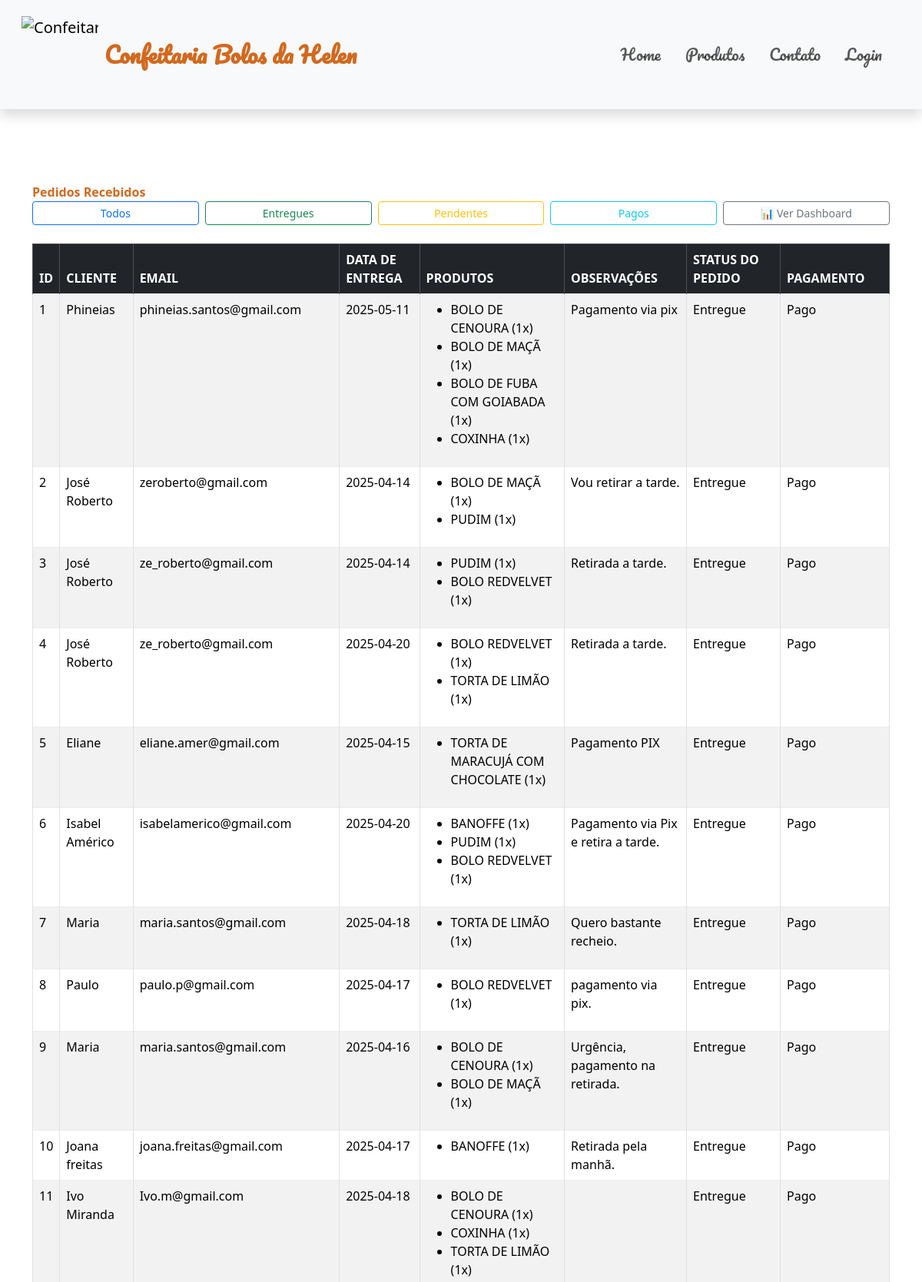
Screenshot of /admin/pedidos (upper part) with the database file from the repository.
### tables this page shows
CREATE TABLE pedidos (
    id INTEGER PRIMARY KEY AUTOINCREMENT,
    nome TEXT,
    email TEXT,
    data_entrega TEXT,
    observacoes TEXT
, status TEXT DEFAULT 'Novo', pagamento TEXT DEFAULT 'Pendente');

CREATE TABLE itens_pedido (
    id INTEGER PRIMARY KEY AUTOINCREMENT,
    pedido_id INTEGER,
    produto TEXT,
    quantidade INTEGER,
    FOREIGN KEY (pedido_id) REFERENCES pedidos(id)
);

### app.py (the view)
@app.route('/admin/pedidos')
def admin_pedidos():
    filtro = request.args.get('filtro')  # Captura filtro da URL
    conn = get_db_connection()
    query = 'SELECT * FROM pedidos'
    params = ()
    if filtro == 'entregues':
        query += ' WHERE status = ?'
        params = ('Entregue',)
    elif filtro == 'pendentes':
        query += ' WHERE pagamento = ?'
        params = ('Pendente',)
    elif filtro == 'pagos':
        query += ' WHERE pagamento = ?'
        params = ('Pago',)
    pedidos = conn.execute(query, params).fetchall()
    lista_pedidos = []
    for pedido in pedidos:
        itens = conn.execute('SELECT produto, quantidade FROM itens_pedido WHERE pedido_id = ?', (pedido['id'],)).fetchall()
        pedido_completo = {
            'id': pedido['id'],
            'nome': pedido['nome'],
            'email': pedido['email'],
            'data_entrega': pedido['data_entrega'],
            'observacoes': pedido['observacoes'],
            'status': pedido['status'],
            'pagamento': pedido['pagamento'],
            'itens': itens  # <-- Lista de produtos
        }
        lista_pedidos.append(pedido_completo)
    conn.close()
    return render_template('admin.html', pedidos=lista_pedidos)

### app.py (called while the page is built)
def get_db_connection():
    conn = sqlite3.connect('banco.db')
    conn.row_factory = sqlite3.Row
    return conn

### templates/admin.html (shortened to what this page needs)
{% extends 'base.html' %}
{% block content %}
<div class="container mt-5">
    <span class="fw-bold" style="color:#d2691e;">Pedidos Recebidos</span>
    <div class="mb-4 d-flex gap-2">
        <a href="{{ url_for('admin_pedidos') }}" class="btn btn-outline-primary btn-sm w-100">Todos</a>
        <a href="{{ url_for('admin_pedidos') }}?filtro=entregues" class="btn btn-outline-success btn-sm w-100">Entregues</a>
        <a href="{{ url_for('admin_pedidos') }}?filtro=pendentes" class="btn btn-outline-warning btn-sm w-100">Pendentes</a>
        <a href="{{ url_for('admin_pedidos') }}?filtro=pagos" class="btn btn-outline-info btn-sm w-100">Pagos</a>
        <a href="{{ url_for('dashboard') }}" class="btn btn-outline-secondary btn-sm w-100">
            📊 Ver Dashboard
        </a>
    </div>
    <table class="table table-bordered table-striped mt-4" style="background-color: #d2691e;" >
        <thead class="table-dark">
            <tr>
                <th>ID</th>
                <th>Cliente</th>
                <th>Email</th>
                <th>Data de Entrega</th>
                <th>Produtos</th>
                <th>Observações</th>
                <th>Status do Pedido</th>
                <th>Pagamento</th>
            </tr>
        </thead>
        <tbody>
            {% for pedido in pedidos %}
            <tr>
                <td>{{ pedido.id }}</td>
                <td>{{ pedido.nome }}</td>
                <td>{{ pedido.email }}</td>
                <td>{{ pedido.data_entrega }}</td>
                <td>
                    <ul>
                        {% for item in pedido.itens %}
                        <li>{{ item['produto'] }} ({{ item['quantidade'] }}x)</li>
                        {% endfor %}
                    </ul>
                </td>
                <td>{{ pedido.observacoes }}</td>
                <td>
                    {{ pedido.status }}
                </td>
                <td>
                    {{ pedido.pagamento }}
                </td>
            </tr>
            {% endfor %}
        </tbody>
    </table>
</div>
{% endblock %}

### templates/base.html (shortened to what this page needs)
<!DOCTYPE html>
<html lang="pt-BR">
<head>
    <link rel="stylesheet" href="{{ url_for('static', filename='/css/style.css') }}"/>
    <link href="https://unpkg.com/boxicons@2.1.4/css/boxicons.min.css" rel="stylesheet"/>
    <link href="https://cdn.jsdelivr.net/npm/bootstrap@5.3.2/dist/css/bootstrap.min.css" rel="stylesheet">
    <link href="https://cdn.jsdelivr.net/npm/bootstrap-icons@1.10.5/font/bootstrap-icons.css" rel="stylesheet">
</head>
<body class="d-flex flex-column min-vh-100">
<header class="navbar navbar-expand-lg bg-light shadow p-3">
    <div class="container-fluid">
      <a class="navbar-brand d-flex align-items-center" href="/carrinho">
        <img src="{{ url_for('static', filename='img/logo1.png') }}" alt="Confeitaria Bolos da Helen" title="Ir para a página inicial" width="100" height="100" class="d-inline-block align-text-top me-2 img-fluid">
        <span class="fw-bold">Confeitaria Bolos da Helen</span>
      </a>
      <div class="collapse navbar-collapse" id="navbarMenu">
        <ul class="navbar-nav ms-auto mb-2 mb-lg-0">
          <li class="nav-item">
            <a class="nav-link" href="/">Home</a>
          </li>
          <li class="nav-item">
            <a class="nav-link" href="/carrinho">Produtos</a>
          </li>
          <li class="nav-item">
            <a class="nav-link" href="/contato">Contato</a>
          </li>
          <li class="nav-item">
            <a class="nav-link" href="/admin">Login</a>
          </li>
        </ul>
    </div>
  </div>
</header>
<main class="container-fluid flex-grow-1 my-5">
    {% block content %}
    {% endblock %}
</main>
</body>
</html>

### static/css/style.css (style rules this page uses)
* { box-sizing: border-box; margin: 0; padding: 0; outline: 0; }
body { background: #f6f6f6; font-family: "Lato", "Lucida Sans", "Lucida Sans Regular", "Lucida Grande", "Lucida Sans Unicode", Geneva, Verdana, sans-serif; }
body > header { color: white; background-color: rgba(39, 43, 58, 0.5294117647); font-size: 20px; padding: 30px 0; display: flex; position: absolute; justify-content: center; }
body > main { background-color: rgb(255, 255, 255); padding: 0 20px 20px; }
table { width: 100%; border-collapse: collapse; }
table thead tr { border-bottom: 3px solid #eee; }
table thead tr th { text-align: left; padding-bottom: 10px; text-transform: uppercase; color: #8b4513; }
table tbody tr { border-bottom: 3px solid #eee; }
table tbody tr td { padding: 30px 0; }
html, body { height: 100%; margin: 0; }
header { background-color: #fff8f0; }
.navbar-brand span { font-family: 'Pacifico', cursive; font-size: 1.8rem; color: #d2691e; }
.nav-link { font-family: 'Pacifico', cursive; font-weight: 500; color: #8b4513; margin-right: 1rem; }
body { font-size: 1rem; }

### rows the page displays
pedidos: id "1", nome "Phineias", email "phineias.santos@gmail.com", data_entrega "2025-05-11", observacoes "Pagamento via pix", status "Entregue", pagamento "Pago"
itens_pedido: produto "BOLO DE CENOURA", quantidade "1"
itens_pedido: produto "BOLO DE MAÇÃ", quantidade "1"
itens_pedido: produto "BOLO DE FUBA COM GOIABADA", quantidade "1"
itens_pedido: produto "COXINHA", quantidade "1"
pedidos: id "2", nome "José Roberto", email "zeroberto@gmail.com", data_entrega "2025-04-14", observacoes "Vou retirar a tarde.", status "Entregue", pagamento "Pago"
itens_pedido: produto "BOLO DE MAÇÃ", quantidade "1"
itens_pedido: produto "PUDIM", quantidade "1"
pedidos: id "3", nome "José Roberto", email "ze_roberto@gmail.com", data_entrega "2025-04-14", observacoes "Retirada a tarde.", status "Entregue", pagamento "Pago"
itens_pedido: produto "PUDIM", quantidade "1"
itens_pedido: produto "BOLO REDVELVET", quantidade "1"
pedidos: id "4", nome "José Roberto", email "ze_roberto@gmail.com", data_entrega "2025-04-20", observacoes "Retirada a tarde.", status "Entregue", pagamento "Pago"
itens_pedido: produto "BOLO REDVELVET", quantidade "1"
itens_pedido: produto "TORTA DE LIMÃO", quantidade "1"
pedidos: id "5", nome "Eliane", email "eliane.amer@gmail.com", data_entrega "2025-04-15", observacoes "Pagamento PIX", status "Entregue", pagamento "Pago"
itens_pedido: produto "TORTA DE MARACUJÁ COM CHOCOLATE", quantidade "1"
pedidos: id "6", nome "Isabel Américo", email "isabelamerico@gmail.com", data_entrega "2025-04-20", observacoes "Pagamento via Pix e retira a tarde.", status "Entregue", pagamento "Pago"
itens_pedido: produto "BANOFFE", quantidade "1"
itens_pedido: produto "PUDIM", quantidade "1"
itens_pedido: produto "BOLO REDVELVET", quantidade "1"
pedidos: id "7", nome "Maria", email "maria.santos@gmail.com", data_entrega "2025-04-18", observacoes "Quero bastante recheio.", status "Entregue", pagamento "Pago"
itens_pedido: produto "TORTA DE LIMÃO", quantidade "1"
pedidos: id "8", nome "Paulo", email "paulo.p@gmail.com", data_entrega "2025-04-17", observacoes "pagamento via pix.", status "Entregue", pagamento "Pago"
itens_pedido: produto "BOLO REDVELVET", quantidade "1"
pedidos: id "9", nome "Maria", email "maria.santos@gmail.com", data_entrega "2025-04-16", observacoes "Urgência, pagamento na retirada.", status "Entregue", pagamento "Pago"
itens_pedido: produto "BOLO DE CENOURA", quantidade "1"
itens_pedido: produto "BOLO DE MAÇÃ", quantidade "1"
pedidos: id "10", nome "Joana freitas", email "joana.freitas@gmail.com", data_entrega "2025-04-17", observacoes "Retirada pela manhã.", status "Entregue", pagamento "Pago"
itens_pedido: produto "BANOFFE", quantidade "1"
pedidos: id "11", nome "Ivo Miranda", email "Ivo.m@gmail.com", data_entrega "2025-04-18", status "Entregue", pagamento "Pago"
itens_pedido: produto "BOLO DE CENOURA", quantidade "1"
itens_pedido: produto "COXINHA", quantidade "1"
itens_pedido: produto "TORTA DE LIMÃO", quantidade "1"
